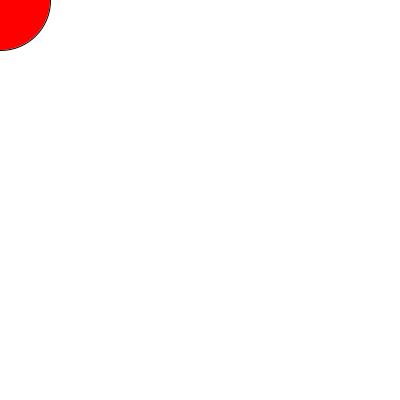
Frame 1 (no input)
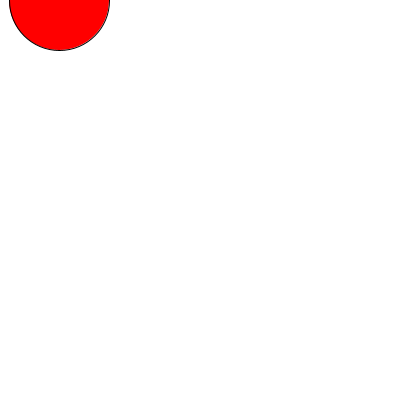
Frame 60 (the mouse pressed at the canvas centre just before this capture)
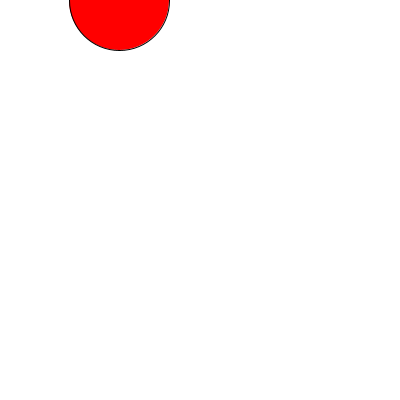
Frame 120 (the mouse held since frame 60 and released just before this capture)

The Processing sketch that drew these frames (run headless with seeded random() and noise(); from frame 60 on, the mouse is pressed at the canvas centre):

// Processing sketch: TravelingCircle
// ── TravelingCircle.pde
// I pledge my honor that I have abided by the Stevens Honor System

int radius = 50;

int dx = 1;
int dy = 0;
int x;
int y;

int xMin = 0;
int yMin = 0;

int xMax = 400;
int yMax = 400;

int side = 0; // will be used to track current side. 0 top, 1 right, 2 bottom, 3 left

void setup() {
  // Code to setup your scene goes here
  size(400, 400);

  //HINT 1: If we want the circle to be positioned so its edge touches the edge of the window, 
  //        What are the coordinates of the center of the circle?
            // x, y
  //        What is the coordinate of the rightmost position the circle can be in?
            //400
  //        What is the coordinate of the bottommost position the circle can be in?
            //400
}

void draw() {
  //HINT 2: When should the circle change directions?
  background(255);

  fill(255, 0, 0);
  circle(x, y, 2*radius);
  
  if (side == 0 && x != xMax) {
    x = x + dx;
    y = y + dy;
  } else if (side == 0 && x == xMax) {
    side = 1; //set to left
  } else if (side == 1 && y != yMax) {
    x = x + dy;
    y = y + dx; //these are swapped for 0 and 1
  } else if (side == 1 && y == yMax) {
    side = 2;
  } else if (side == 2 && x != xMin) {
    x = x - dx;
    y = y + dy;
  } else if (side == 2 && x == xMin) {
    side = 3;
  } else if (side == 3 && y != yMin) {
    x = x + dy;
    y = y - dx; //these are swapped for 0 and 1
  } else {
    side = 0;
  }

}
